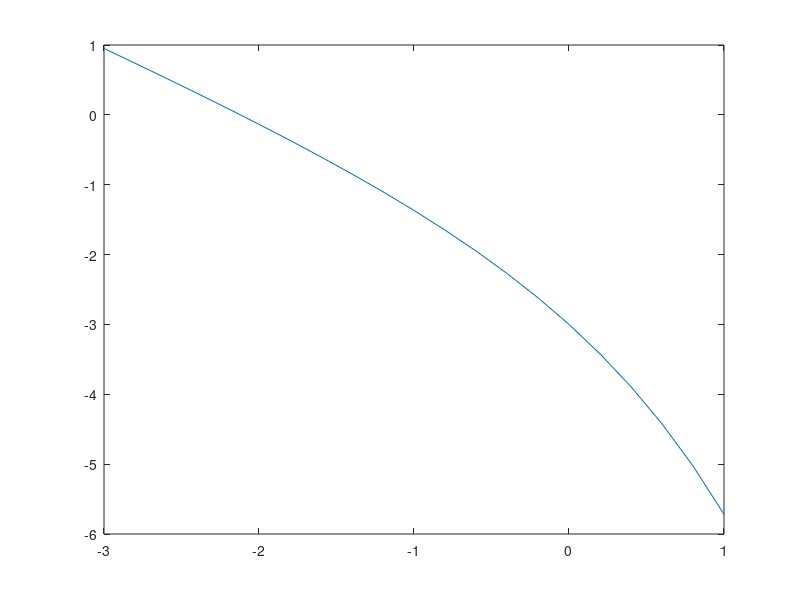

This chart was generated by the following MATLAB code:
clear all; close all; clc;

% f = -exp(x)-2-x

a = -3; 
b=1;
delta = 10^(-3);

f = @(x) -exp(x)-2-x;

x = a:0.2:b;
y = f(x);
plot(x,y)

ya = f(a);
yb = f(b);

if ya*yb > 0
    disp('ya*yb > 0:')
    return
end

maxI = 100;
err = abs(b-a);
while err > delta

    c = (a+b)/2;
    yc =f(c);

    if yc == 0

        a = c;
        b = c;

    elseif yb*yc > 0

        b = c;
        yb = yc;

    else

        a = c;
        ya = yc;

    end

    err = abs(b-a);

end

root = c
err